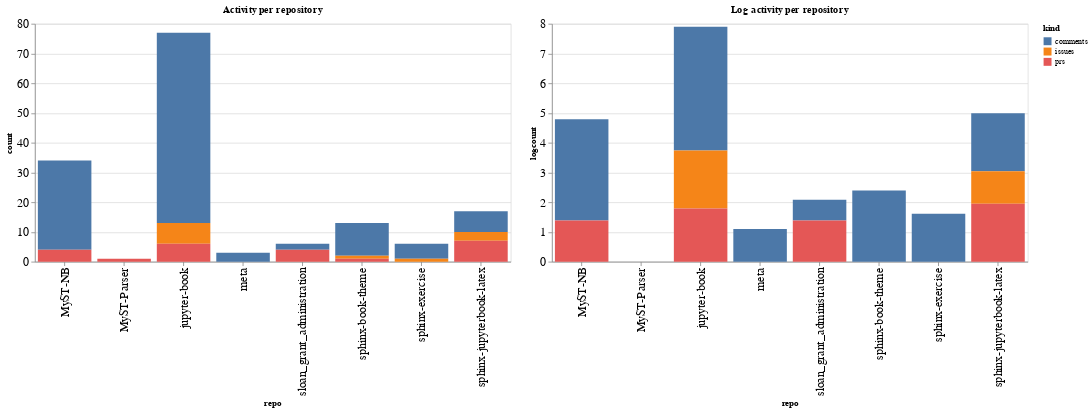

Source (notebook cell):
### Code cell
ch1 = alt.Chart(repo_summaries, width=600, title="Activity per repository").mark_bar().encode(
    x='repo',
    y='count',
    color='kind',
    tooltip="kind"
)

ch2 = alt.Chart(repo_summaries, width=600, title="Log activity per repository").mark_bar().encode(
    x='repo',
    y='logcount',
    color='kind',
    tooltip="kind"
)

ch1 | ch2

### Figure 1 — Vega-Lite specification as saved in the notebook (floating-point values rounded to 4 significant figures)
{"config": {"axisLeft": {"labelFontSize": 15}, "axisBottom": {"labelFontSize": 15}}, "hconcat": [{"mark": "bar", "encoding": {"color": {"type": "nominal", "field": "kind"}, "tooltip": {"type": "nominal", "field": "kind"}, "x": {"type": "nominal", "field": "repo"}, "y": {"type": "quantitative", "field": "count"}}, "title": "Activity per repository", "width": 600}, {"mark": "bar", "encoding": {"color": {"type": "nominal", "field": "kind"}, "tooltip": {"type": "nominal", "field": "kind"}, "x": {"type": "nominal", "field": "repo"}, "y": {"type": "quantitative", "field": "logcount"}}, "title": "Log activity per repository", "width": 600}], "data": {"name": "data-3b36247b46dc0ce24a88d88c5465ff4f"}, "$schema": "https://vega.github.io/schema/vega-lite/v4.8.1.json", "datasets": {"data-3b36247b46dc0ce24a88d88c5465ff4f": [{"repo": "MyST-NB", "kind": "comments", "count": 30, "logcount": 3.401}, {"repo": "MyST-NB", "kind": "prs", "count": 4, "logcount": 1.386}, {"repo": "MyST-Parser", "kind": "prs", "count": 1, "logcount": 0.0}, {"repo": "jupyter-book", "kind": "comments", "count": 64, "logcount": 4.159}, {"repo": "jupyter-book", "kind": "issues", "count": 7, "logcount": 1.946}, {"repo": "jupyter-book", "kind": "prs", "count": 6, "logcount": 1.792}, {"repo": "meta", "kind": "comments", "count": 3, "logcount": 1.099}, {"repo": "sloan_grant_administration", "kind": "comments", "count": 2, "logcount": 0.6931}, {"repo": "sloan_grant_administration", "kind": "prs", "count": 4, "logcount": 1.386}, {"repo": "sphinx-book-theme", "kind": "comments", "count": 11, "logcount": 2.398}, {"repo": "sphinx-book-theme", "kind": "issues", "count": 1, "logcount": 0.0}, {"repo": "sphinx-book-theme", "kind": "prs", "count": 1, "logcount": 0.0}, {"repo": "sphinx-exercise", "kind": "comments", "count": 5, "logcount": 1.609}, {"repo": "sphinx-exercise", "kind": "issues", "count": 1, "logcount": 0.0}, {"repo": "sphinx-jupyterbook-latex", "kind": "comments", "count": 7, "logcount": 1.946}, {"repo": "sphinx-jupyterbook-latex", "kind": "issues", "count": 3, "logcount": 1.099}, {"repo": "sphinx-jupyterbook-latex", "kind": "prs", "count": 7, "logcount": 1.946}]}}
